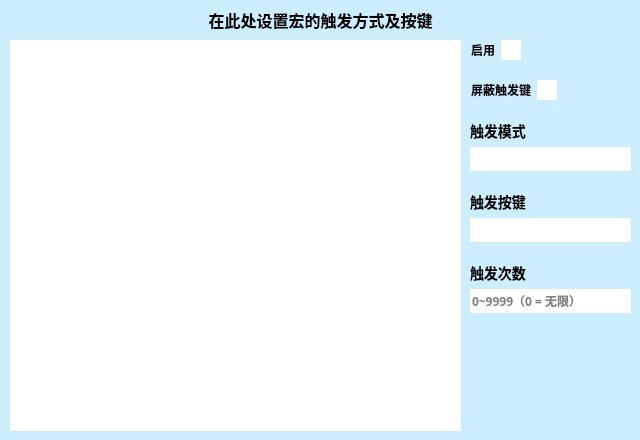
<?xml version="1.0" encoding="UTF-8"?>
<ui version="4.0">
 <class>TriggerUiClass</class>
 <widget class="QWidget" name="TriggerUiClass">
  <property name="geometry">
   <rect>
    <x>0</x>
    <y>0</y>
    <width>640</width>
    <height>440</height>
   </rect>
  </property>
  <property name="minimumSize">
   <size>
    <width>640</width>
    <height>440</height>
   </size>
  </property>
  <property name="maximumSize">
   <size>
    <width>640</width>
    <height>440</height>
   </size>
  </property>
  <property name="windowTitle">
   <string>Trigger</string>
  </property>
  <property name="styleSheet">
   <string notr="true">#TriggerUiClass{background-color:#CEF;border-bottom-left-radius:10px;border-bottom-right-radius:10px;}</string>
  </property>
  <widget class="QLabel" name="lbTrigger">
   <property name="geometry">
    <rect>
     <x>10</x>
     <y>10</y>
     <width>621</width>
     <height>20</height>
    </rect>
   </property>
   <property name="font">
    <font>
     <family>Microsoft YaHei</family>
     <pointsize>-1</pointsize>
     <weight>75</weight>
     <bold>true</bold>
    </font>
   </property>
   <property name="styleSheet">
    <string notr="true">font-family:&quot;Microsoft YaHei&quot;;font-size:16px;</string>
   </property>
   <property name="text">
    <string>在此处设置宏的触发方式及按键</string>
   </property>
   <property name="alignment">
    <set>Qt::AlignCenter</set>
   </property>
  </widget>
  <widget class="QTableWidget" name="tbItem">
   <property name="geometry">
    <rect>
     <x>10</x>
     <y>40</y>
     <width>451</width>
     <height>391</height>
    </rect>
   </property>
   <property name="sizePolicy">
    <sizepolicy hsizetype="Fixed" vsizetype="Fixed">
     <horstretch>0</horstretch>
     <verstretch>0</verstretch>
    </sizepolicy>
   </property>
   <property name="font">
    <font>
     <family>Microsoft YaHei</family>
     <pointsize>-1</pointsize>
     <weight>75</weight>
     <bold>true</bold>
    </font>
   </property>
   <property name="layoutDirection">
    <enum>Qt::LeftToRight</enum>
   </property>
   <property name="styleSheet">
    <string notr="true">*{font-family:&quot;Microsoft YaHei&quot;;font-size:12px;}
QTableWidget{
background-color: #FFF;
border:none;
outline:none;
}
QTableWidget::item:hover{
background-color: #D8F8FF;
border:none;
}
QTableWidget::item::selected{
background-color: #CEF;
color:#000;
border:none;
}
QHeaderView{
background-color:#FFF;
border:none;
}
QHeaderView::section{
background-color:#FFF;
border:none;
}
QHeaderView::section:hover{
background-color:#C0E2F2;
border:none;
}</string>
   </property>
   <property name="verticalScrollBarPolicy">
    <enum>Qt::ScrollBarAlwaysOff</enum>
   </property>
   <property name="horizontalScrollBarPolicy">
    <enum>Qt::ScrollBarAlwaysOff</enum>
   </property>
   <property name="editTriggers">
    <set>QAbstractItemView::NoEditTriggers</set>
   </property>
   <property name="tabKeyNavigation">
    <bool>false</bool>
   </property>
   <property name="selectionMode">
    <enum>QAbstractItemView::SingleSelection</enum>
   </property>
   <property name="selectionBehavior">
    <enum>QAbstractItemView::SelectRows</enum>
   </property>
   <property name="textElideMode">
    <enum>Qt::ElideRight</enum>
   </property>
   <property name="showGrid">
    <bool>false</bool>
   </property>
  </widget>
  <widget class="QWidget" name="verticalLayoutWidget">
   <property name="geometry">
    <rect>
     <x>470</x>
     <y>40</y>
     <width>161</width>
     <height>389</height>
    </rect>
   </property>
   <layout class="QVBoxLayout" name="verticalLayout">
    <property name="spacing">
     <number>20</number>
    </property>
    <item>
     <layout class="QHBoxLayout" name="horizontalLayout">
      <property name="spacing">
       <number>5</number>
      </property>
      <item>
       <widget class="QCheckBox" name="chbState">
        <property name="sizePolicy">
         <sizepolicy hsizetype="Preferred" vsizetype="Preferred">
          <horstretch>0</horstretch>
          <verstretch>0</verstretch>
         </sizepolicy>
        </property>
        <property name="font">
         <font>
          <family>Microsoft YaHei</family>
          <pointsize>-1</pointsize>
          <weight>75</weight>
          <bold>true</bold>
         </font>
        </property>
        <property name="focusPolicy">
         <enum>Qt::ClickFocus</enum>
        </property>
        <property name="layoutDirection">
         <enum>Qt::RightToLeft</enum>
        </property>
        <property name="styleSheet">
         <string notr="true">*{font-family:&quot;Microsoft YaHei&quot;;font-size:12px;}
QCheckBox::indicator {background-color:#FFF;width:20px;height:20px;}QCheckBox::indicator:checked {background-color:#888;}</string>
        </property>
        <property name="text">
         <string>启用</string>
        </property>
        <property name="checkable">
         <bool>true</bool>
        </property>
        <property name="autoRepeat">
         <bool>false</bool>
        </property>
        <property name="autoExclusive">
         <bool>false</bool>
        </property>
        <property name="tristate">
         <bool>false</bool>
        </property>
       </widget>
      </item>
      <item>
       <spacer name="horizontalSpacer">
        <property name="orientation">
         <enum>Qt::Horizontal</enum>
        </property>
        <property name="sizeHint" stdset="0">
         <size>
          <width>40</width>
          <height>20</height>
         </size>
        </property>
       </spacer>
      </item>
     </layout>
    </item>
    <item>
     <layout class="QHBoxLayout" name="horizontalLayout_2">
      <property name="spacing">
       <number>5</number>
      </property>
      <item>
       <widget class="QCheckBox" name="chbBlock">
        <property name="sizePolicy">
         <sizepolicy hsizetype="Preferred" vsizetype="Preferred">
          <horstretch>0</horstretch>
          <verstretch>0</verstretch>
         </sizepolicy>
        </property>
        <property name="font">
         <font>
          <family>Microsoft YaHei</family>
          <pointsize>-1</pointsize>
          <weight>75</weight>
          <bold>true</bold>
         </font>
        </property>
        <property name="focusPolicy">
         <enum>Qt::ClickFocus</enum>
        </property>
        <property name="layoutDirection">
         <enum>Qt::RightToLeft</enum>
        </property>
        <property name="styleSheet">
         <string notr="true">*{font-family:&quot;Microsoft YaHei&quot;;font-size:12px;}
QCheckBox::indicator {background-color:#FFF;width:20px;height:20px;}QCheckBox::indicator:checked {background-color:#888;}</string>
        </property>
        <property name="text">
         <string>屏蔽触发键</string>
        </property>
        <property name="checkable">
         <bool>true</bool>
        </property>
        <property name="autoRepeat">
         <bool>false</bool>
        </property>
        <property name="autoExclusive">
         <bool>false</bool>
        </property>
        <property name="tristate">
         <bool>false</bool>
        </property>
       </widget>
      </item>
      <item>
       <spacer name="horizontalSpacer_2">
        <property name="orientation">
         <enum>Qt::Horizontal</enum>
        </property>
        <property name="sizeHint" stdset="0">
         <size>
          <width>40</width>
          <height>20</height>
         </size>
        </property>
       </spacer>
      </item>
     </layout>
    </item>
    <item>
     <layout class="QVBoxLayout" name="verticalLayout_2">
      <property name="spacing">
       <number>5</number>
      </property>
      <item>
       <widget class="QLabel" name="lbMode">
        <property name="sizePolicy">
         <sizepolicy hsizetype="Preferred" vsizetype="Preferred">
          <horstretch>0</horstretch>
          <verstretch>0</verstretch>
         </sizepolicy>
        </property>
        <property name="font">
         <font>
          <family>Microsoft YaHei</family>
          <pointsize>-1</pointsize>
          <weight>75</weight>
          <bold>true</bold>
         </font>
        </property>
        <property name="styleSheet">
         <string notr="true">font-family:&quot;Microsoft YaHei&quot;;font-size:14px;</string>
        </property>
        <property name="text">
         <string>触发模式</string>
        </property>
       </widget>
      </item>
      <item>
       <widget class="QComboBox" name="cmbMode">
        <property name="sizePolicy">
         <sizepolicy hsizetype="Preferred" vsizetype="Preferred">
          <horstretch>0</horstretch>
          <verstretch>0</verstretch>
         </sizepolicy>
        </property>
        <property name="minimumSize">
         <size>
          <width>0</width>
          <height>24</height>
         </size>
        </property>
        <property name="font">
         <font>
          <family>Microsoft YaHei</family>
          <pointsize>-1</pointsize>
          <weight>75</weight>
          <bold>true</bold>
         </font>
        </property>
        <property name="focusPolicy">
         <enum>Qt::ClickFocus</enum>
        </property>
        <property name="toolTip">
         <string>切换：点击触发键执行宏，再次点击触发键停止
按下：按下触发键执行宏，直到完成对应次数或松开
松开：松开触发键执行宏，直到完成对应次数或按下</string>
        </property>
        <property name="styleSheet">
         <string notr="true">*{font-family:&quot;Microsoft YaHei&quot;;font-size:12px;}
QComboBox {
	background-color:#FFF;
	padding-left:3px;
	border:none;
} 
QComboBox::drop-down {
	background-color:#FFF;
}
QComboBox QAbstractItemView {
	background-color:#FFF;
	border:none;
}</string>
        </property>
       </widget>
      </item>
     </layout>
    </item>
    <item>
     <layout class="QVBoxLayout" name="verticalLayout_3">
      <property name="spacing">
       <number>5</number>
      </property>
      <item>
       <widget class="QLabel" name="lbTr">
        <property name="sizePolicy">
         <sizepolicy hsizetype="Preferred" vsizetype="Preferred">
          <horstretch>0</horstretch>
          <verstretch>0</verstretch>
         </sizepolicy>
        </property>
        <property name="font">
         <font>
          <family>Microsoft YaHei</family>
          <pointsize>-1</pointsize>
          <weight>75</weight>
          <bold>true</bold>
         </font>
        </property>
        <property name="styleSheet">
         <string notr="true">font-family:&quot;Microsoft YaHei&quot;;font-size:14px;</string>
        </property>
        <property name="text">
         <string>触发按键</string>
        </property>
       </widget>
      </item>
      <item>
       <widget class="QKeyEdit" name="hkTr" native="true">
        <property name="sizePolicy">
         <sizepolicy hsizetype="Preferred" vsizetype="Fixed">
          <horstretch>0</horstretch>
          <verstretch>0</verstretch>
         </sizepolicy>
        </property>
        <property name="minimumSize">
         <size>
          <width>48</width>
          <height>24</height>
         </size>
        </property>
        <property name="maximumSize">
         <size>
          <width>16777215</width>
          <height>24</height>
         </size>
        </property>
        <property name="font">
         <font>
          <family>Microsoft YaHei</family>
          <pointsize>-1</pointsize>
          <weight>75</weight>
          <bold>true</bold>
         </font>
        </property>
        <property name="styleSheet">
         <string notr="true">background-color:white;font-family:&quot;Microsoft YaHei&quot;;font-size:12px;</string>
        </property>
       </widget>
      </item>
     </layout>
    </item>
    <item>
     <layout class="QVBoxLayout" name="verticalLayout_4">
      <property name="spacing">
       <number>5</number>
      </property>
      <item>
       <widget class="QLabel" name="lbCount">
        <property name="sizePolicy">
         <sizepolicy hsizetype="Preferred" vsizetype="Preferred">
          <horstretch>0</horstretch>
          <verstretch>0</verstretch>
         </sizepolicy>
        </property>
        <property name="font">
         <font>
          <family>Microsoft YaHei</family>
          <pointsize>-1</pointsize>
          <weight>75</weight>
          <bold>true</bold>
         </font>
        </property>
        <property name="styleSheet">
         <string notr="true">font-family:&quot;Microsoft YaHei&quot;;font-size:14px;</string>
        </property>
        <property name="text">
         <string>触发次数</string>
        </property>
       </widget>
      </item>
      <item>
       <widget class="QLineEdit" name="etCount">
        <property name="sizePolicy">
         <sizepolicy hsizetype="Preferred" vsizetype="Preferred">
          <horstretch>0</horstretch>
          <verstretch>0</verstretch>
         </sizepolicy>
        </property>
        <property name="minimumSize">
         <size>
          <width>0</width>
          <height>24</height>
         </size>
        </property>
        <property name="font">
         <font>
          <family>Microsoft YaHei</family>
          <pointsize>-1</pointsize>
          <weight>75</weight>
          <bold>true</bold>
         </font>
        </property>
        <property name="focusPolicy">
         <enum>Qt::ClickFocus</enum>
        </property>
        <property name="statusTip">
         <string/>
        </property>
        <property name="styleSheet">
         <string notr="true">background-color: #FFF; border:none;font-family:&quot;Microsoft YaHei&quot;;font-size:12px;</string>
        </property>
        <property name="inputMask">
         <string/>
        </property>
        <property name="dragEnabled">
         <bool>false</bool>
        </property>
        <property name="placeholderText">
         <string>0~9999（0 = 无限）</string>
        </property>
       </widget>
      </item>
     </layout>
    </item>
    <item>
     <spacer name="verticalSpacer">
      <property name="orientation">
       <enum>Qt::Vertical</enum>
      </property>
      <property name="sizeHint" stdset="0">
       <size>
        <width>0</width>
        <height>0</height>
       </size>
      </property>
     </spacer>
    </item>
   </layout>
  </widget>
 </widget>
 <customwidgets>
  <customwidget>
   <class>QKeyEdit</class>
   <extends>QWidget</extends>
   <header>QKeyEdit.h</header>
  </customwidget>
 </customwidgets>
 <resources/>
 <connections/>
</ui>
